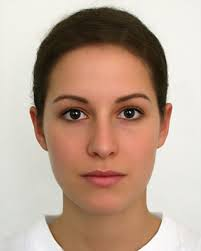
#> input picture img.jpg, 201 x 251 px
$ jupyter execute Face_Eyes_Detection.ipynb
#> lines starting #> are read from the running program, lines starting #| are printed output that depends on the picture; after the words box and inside, x2 and y2 are one past the last pixel; in counts of white or black regions, pixels touching at a corner belong together
[cell 1]
import numpy as np
import cv2
face_cascade = cv2.CascadeClassifier(cv2.data.haarcascades +'haarcascade_frontalface_default.xml')
eye_cascade = cv2.CascadeClassifier(cv2.data.haarcascades + 'haarcascade_eye.xml')

[cell 2]
img = cv2.imread("img.jpg")
#> img is the input picture: shape (251, 201, 3); mean B, G, R 145.4, 162, 187.1
gray = cv2.cvtColor(img,cv2.COLOR_BGR2GRAY)
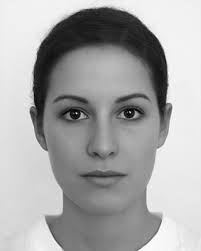
#> gray: shape (251, 201); min 0, max 255, mean 167.6

[cell 3]
faces = face_cascade.detectMultiScale(gray,1.3,5)
#> faces = [[27, 55, 149, 149]]

[cell 4]
cv2.namedWindow('image', cv2.WINDOW_NORMAL)
cv2.imshow("image",faces)
cv2.waitKey(0)
cv2.destroyAllWindows()

[cell 5]
for (x,y,w,h) in faces:
    img = cv2.rectangle(img,(x,y),(x+w,y+h),(255,0,0),2)
    roi_gray = gray[y:y+h, x:x+w]
    roi_color = img[y:y+h, x:x+w]
    eyes = eye_cascade.detectMultiScale(roi_gray)
    for (ex,ey,ew,eh) in eyes:
        cv2.rectangle(roi_color,(ex,ey),(ex+ew,ey+eh),(0,255,0),2)
#> this loop made 1 pass
#> (x, y, w, h, eyes) on pass 1: (27, 55, 149, 149, [[83, 39, 38, 38], [26, 39, 40, 40]])
#> pass 1, `img = cv2.rectangle(img,(x,y),(x+w,y+h),(255,0,0),2)`:
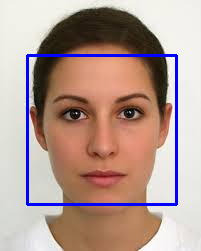
#> img: shape (251, 201, 3); 3.54% of pixels changed, all inside (x1, y1, x2, y2) = (26, 54, 178, 206)
#> pass 1, `roi_gray = gray[y:y+h, x:x+w]`:
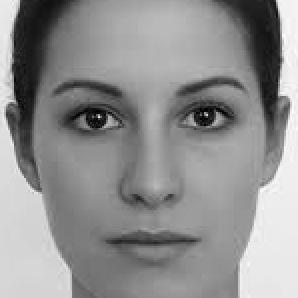
#> roi_gray: shape (149, 149) (shown 2 times larger); min 0, max 253, mean 144.3
#> pass 1, `roi_color = img[y:y+h, x:x+w]`:
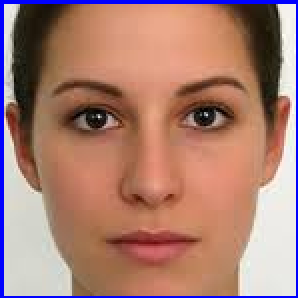
#> roi_color: shape (149, 149, 3) (shown 2 times larger); mean B, G, R 114.9, 126.7, 169.9
#> after the loop:
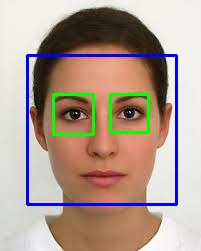
#> img: shape (251, 201, 3); 1.84% of pixels changed, all inside (x1, y1, x2, y2) = (52, 93, 150, 136)
#> after the loop:
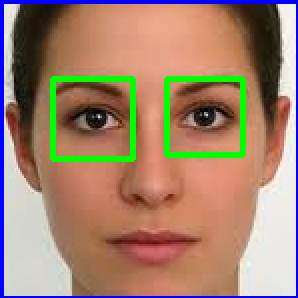
#> roi_color: shape (149, 149, 3) (shown 2 times larger); 4.18% of pixels changed, all inside (x1, y1, x2, y2) = (25, 38, 123, 81)

cv2.imshow('img',img)
cv2.waitKey(0)
cv2.destroyAllWindows()
